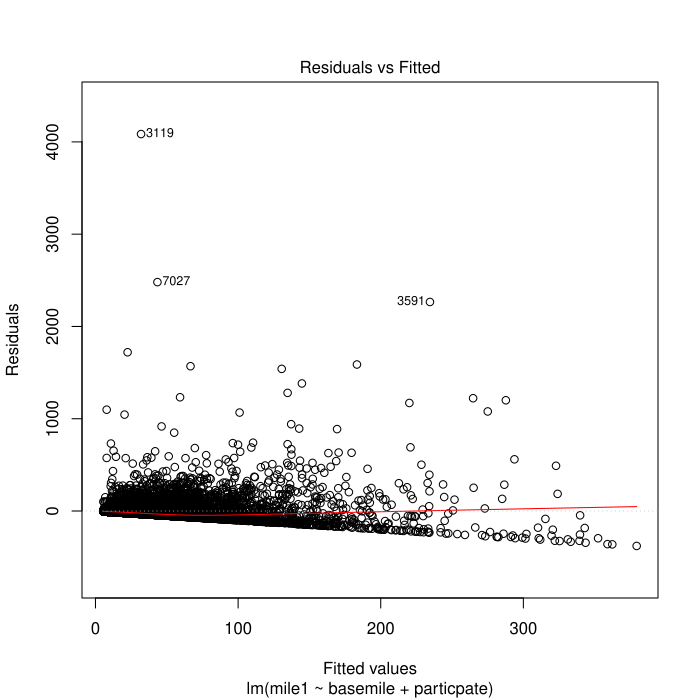

This chart was generated by the following R code:
library(car);

purchase=read.csv("party.csv")
head(purchase,20)
attach(purchase)

round(cor(purchase), 2);
# plot(purchase)

purchase$postTotal = mile1 + mile2 + mile3 + mile4;
purchase$diffRatio = (purchase$postTotal - basemile)/basemile;

plot(lm(mile1~basemile+particpate))

fit1=lm(log(mile1+1)~log(basemile+1)+particpate);
plot(fit1)

fit2=lm(log(mile2+1)~log(basemile+1)+particpate);
fit3=lm(log(mile3+1)~log(basemile+1)+particpate);
fit4=lm(log(mile4+1)~log(basemile+1)+particpate);

fit21=lm(log(mile1+1)~log(basemile+1)+elaboration)
fit22=lm(log(mile2+1)~log(basemile+1)+elaboration);
fit23=lm(log(mile3+1)~log(basemile+1)+elaboration);
fit24=lm(log(mile4+1)~log(basemile+1)+elaboration);


summary(fit1)
summary(fit2)
summary(fit3)
summary(fit4)

summary(fit21)
summary(fit22)
summary(fit23)
summary(fit24)
